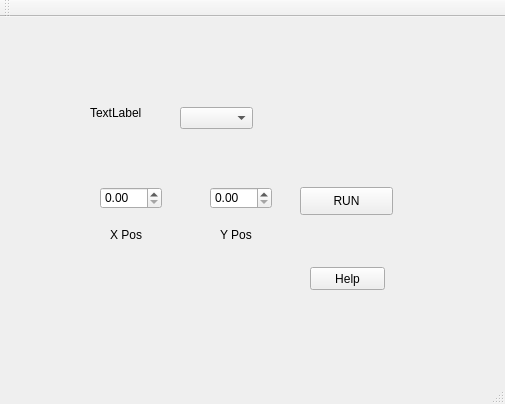
<?xml version="1.0" encoding="UTF-8"?>
<ui version="4.0">
 <class>MainWindow</class>
 <widget class="QMainWindow" name="MainWindow">
  <property name="geometry">
   <rect>
    <x>0</x>
    <y>0</y>
    <width>505</width>
    <height>404</height>
   </rect>
  </property>
  <property name="windowTitle">
   <string>MainWindow</string>
  </property>
  <widget class="QWidget" name="centralWidget">
   <widget class="QComboBox" name="portComboBox">
    <property name="geometry">
     <rect>
      <x>180</x>
      <y>90</y>
      <width>73</width>
      <height>22</height>
     </rect>
    </property>
   </widget>
   <widget class="QLabel" name="FirmwareLabel">
    <property name="geometry">
     <rect>
      <x>90</x>
      <y>80</y>
      <width>91</width>
      <height>31</height>
     </rect>
    </property>
    <property name="text">
     <string>TextLabel</string>
    </property>
   </widget>
   <widget class="QLabel" name="label">
    <property name="geometry">
     <rect>
      <x>110</x>
      <y>210</y>
      <width>55</width>
      <height>16</height>
     </rect>
    </property>
    <property name="text">
     <string>X Pos</string>
    </property>
   </widget>
   <widget class="QLabel" name="label_2">
    <property name="geometry">
     <rect>
      <x>220</x>
      <y>210</y>
      <width>55</width>
      <height>16</height>
     </rect>
    </property>
    <property name="text">
     <string>Y Pos</string>
    </property>
   </widget>
   <widget class="QPushButton" name="runButton">
    <property name="geometry">
     <rect>
      <x>300</x>
      <y>170</y>
      <width>93</width>
      <height>28</height>
     </rect>
    </property>
    <property name="text">
     <string>RUN</string>
    </property>
   </widget>
   <widget class="QDoubleSpinBox" name="Xspinbox">
    <property name="geometry">
     <rect>
      <x>100</x>
      <y>170</y>
      <width>62</width>
      <height>22</height>
     </rect>
    </property>
   </widget>
   <widget class="QDoubleSpinBox" name="Yspinbox">
    <property name="geometry">
     <rect>
      <x>210</x>
      <y>170</y>
      <width>62</width>
      <height>22</height>
     </rect>
    </property>
   </widget>
   <widget class="QPushButton" name="pushButton">
    <property name="geometry">
     <rect>
      <x>310</x>
      <y>250</y>
      <width>75</width>
      <height>23</height>
     </rect>
    </property>
    <property name="text">
     <string>Help</string>
    </property>
   </widget>
  </widget>
  <widget class="QMenuBar" name="menuBar">
   <property name="geometry">
    <rect>
     <x>0</x>
     <y>0</y>
     <width>505</width>
     <height>25</height>
    </rect>
   </property>
  </widget>
  <widget class="QToolBar" name="mainToolBar">
   <attribute name="toolBarArea">
    <enum>TopToolBarArea</enum>
   </attribute>
   <attribute name="toolBarBreak">
    <bool>false</bool>
   </attribute>
  </widget>
  <widget class="QStatusBar" name="statusBar"/>
 </widget>
 <layoutdefault spacing="6" margin="11"/>
 <resources/>
 <connections/>
</ui>
